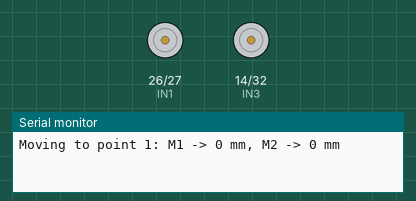
Recording of a sketch running on a simulated ESP32. Shown: motor-driver pin pairs drawn as motors (green arrow = first pin HIGH = forward, orange = second pin HIGH = backward, longer = more drive, scaled by the enable pin), the last lines printed to the serial monitor.

Above: at 0.1 s.
At 0.6 s:
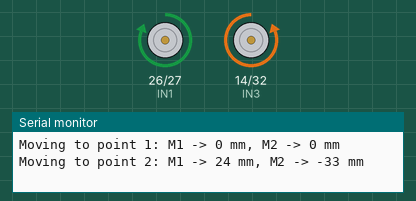
At 8.4 s:
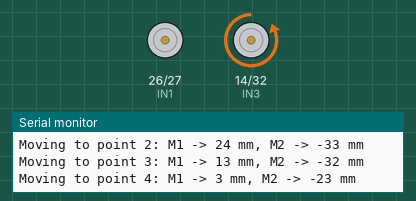
At 23.3 s:
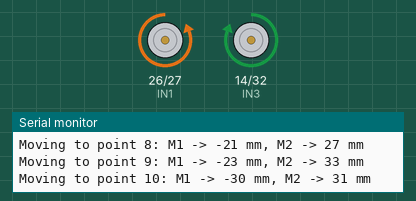
Timing chart, 0 to 27.8 s (numbered marks = the images above):
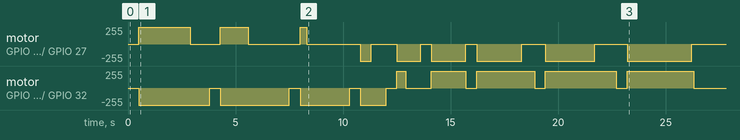

The sketch:

Forward_control_loop_no_delay.ino
```cpp
#define ENA 33   // PWM pin for Motor 1
#define IN1 26
#define IN2 27
#define ENB 12   // PWM pin for Motor 2
#define IN3 14
#define IN4 32

#define PWM_Value 255        // Set PWM speed (0-255)
#define SPEED_MM_SEC 10      // Speed at given PWM value (mm/sec)

// Updated Trajectory points (in mm)
int motor1_trajectory[] = {
  128, 152, 165, 168, 163, 152, 136, 115, 92, 62
};

int motor2_trajectory[] = {
  177, 144, 112, 89, 77, 81, 97, 124, 157, 188
};

int num_points = sizeof(motor1_trajectory) / sizeof(motor1_trajectory[0]);

void setup() {
  pinMode(ENA, OUTPUT);
  pinMode(IN1, OUTPUT);
  pinMode(IN2, OUTPUT);
  pinMode(ENB, OUTPUT);
  pinMode(IN3, OUTPUT);
  pinMode(IN4, OUTPUT);
  Serial.begin(115200);
}

void moveMotors(int delta1, int delta2) {
  unsigned long time1 = abs(delta1) / (float)SPEED_MM_SEC * 1000;
  unsigned long time2 = abs(delta2) / (float)SPEED_MM_SEC * 1000;
  unsigned long maxTime = max(time1, time2);

  if (delta1 > 0) {
    digitalWrite(IN1, HIGH);
    digitalWrite(IN2, LOW);
  } else if (delta1 < 0) {
    digitalWrite(IN1, LOW);
    digitalWrite(IN2, HIGH);
  } else {
    digitalWrite(IN1, LOW);
    digitalWrite(IN2, LOW);
  }

  if (delta2 > 0) {
    digitalWrite(IN3, HIGH);
    digitalWrite(IN4, LOW);
  } else if (delta2 < 0) {
    digitalWrite(IN3, LOW);
    digitalWrite(IN4, HIGH);
  } else {
    digitalWrite(IN3, LOW);
    digitalWrite(IN4, LOW);
  }

  if (delta1 != 0)
    analogWrite(ENA, PWM_Value);
  if (delta2 != 0)
    analogWrite(ENB, PWM_Value);

  unsigned long startTime = millis();
  bool motor1Running = (delta1 != 0);
  bool motor2Running = (delta2 != 0);

  while (millis() - startTime < maxTime) {
    unsigned long elapsed = millis() - startTime;

    if (motor1Running && elapsed >= time1) {
      analogWrite(ENA, 0);
      digitalWrite(IN1, LOW);
      digitalWrite(IN2, LOW);
      motor1Running = false;
    }
    if (motor2Running && elapsed >= time2) {
      analogWrite(ENB, 0);
      digitalWrite(IN3, LOW);
      digitalWrite(IN4, LOW);
      motor2Running = false;
    }

    delay(1); // short delay to avoid busy wait
  }

  analogWrite(ENA, 0);
  analogWrite(ENB, 0);
  digitalWrite(IN1, LOW);
  digitalWrite(IN2, LOW);
  digitalWrite(IN3, LOW);
  digitalWrite(IN4, LOW);
}

void loop() {


  static int prev_motor1 = 128;
  static int prev_motor2 = 177;
  static int i = 0;
  static bool trajectoryDone = false;

  if (!trajectoryDone) {
    if (i < num_points) {
      int delta1 = motor1_trajectory[i] - prev_motor1;
      int delta2 = motor2_trajectory[i] - prev_motor2;

      Serial.print("Moving to point ");
      Serial.print(i + 1);
      Serial.print(": M1 -> ");
      Serial.print(delta1);
      Serial.print(" mm, M2 -> ");
      Serial.print(delta2);
      Serial.println(" mm");

      moveMotors(delta1, delta2);

      prev_motor1 = motor1_trajectory[i];
      prev_motor2 = motor2_trajectory[i];
      i++;

      delay(500); // short pause between moves
    } else {
      Serial.println("Trajectory complete.");
      trajectoryDone = true;
    }
  }
}
```

Measured:
- by itself, motor on GPIO 26 (IN1) / GPIO 27 (IN2): stopped → forward 255/255 at 0.50 s, → stopped 2.4 s later, → forward 255/255 1.4 s later, → stopped 1.3 s later, … (18 changes in this stretch)
- by itself, motor on GPIO 14 (IN3) / GPIO 32 (IN4): stopped → backward 255/255 at 0.50 s, → stopped 3.3 s later, → backward 255/255 0.50 s later, → stopped 3.2 s later, … (18 changes in this stretch)
